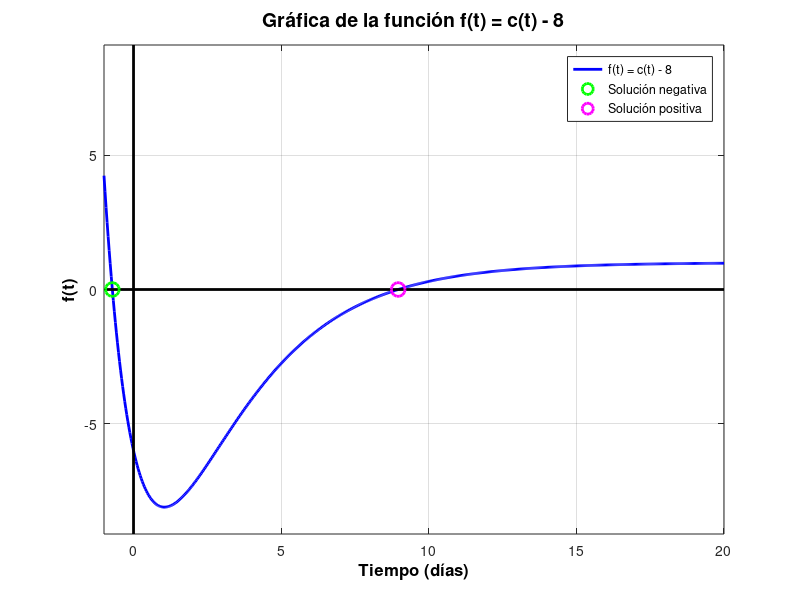

Source code (MATLAB):
% Parámetros dados
L0 = 30;    % mg/l
cs = 9;     % mg/l
c0 = 2;     % mg/l
Kd = 0.35;  % 1/día
Kr = 0.35;  % 1/día
Ka = 0.8;   % 1/día
% funcion f(t) = c(t) - 8
f = @(t) cs - (L0 * Kd) / (Ka - Kr) * (exp(-Kr * t) - exp(-Ka * t)) - (cs - c0) * exp(-Ka * t) - 8;
% Graficar la función f(t)
valores_t = linspace(-1, 20, 600); % Rango de tiempo
valores_f = arrayfun(f, valores_t);
figure;
h1 = plot(valores_t, valores_f, 'b-', 'LineWidth', 2);
hold on;
xlabel('Tiempo (días)', 'FontSize', 12, 'FontWeight', 'bold', 'Color', 'k');
ylabel('f(t)', 'FontSize', 12, 'FontWeight', 'bold', 'Color', 'k');
title('Gráfica de la función f(t) = c(t) - 8', 'FontSize', 14, 'FontWeight', 'bold', 'Color', 'k');
grid on;
xlim([-1, 20]); % Ajustar para incluir el rango de tiempo
ylim([-max(abs(valores_f)) - 1, max(abs(valores_f)) + 1]);
line([0 0], ylim, 'Color', 'k', 'LineWidth', 2); % Eje Y en el origen
line(xlim, [0 0], 'Color', 'k', 'LineWidth', 2); % Eje X en el origen
% Encontrar las soluciones numericas
estimaciones_iniciales_t = [-8, 10];  % Valores iniciales para encontrar ambas soluciones
soluciones_t = arrayfun(@(t_init) fsolve(f, t_init), estimaciones_iniciales_t);
% Graficar las soluciones en la gráfica
h3 = plot(soluciones_t(1), 0, 'go', 'MarkerSize', 10, 'LineWidth', 2);
h4 = plot(soluciones_t(2), 0, 'mo', 'MarkerSize', 10, 'LineWidth', 2);
legend([h1, h3, h4], 'f(t) = c(t) - 8', sprintf('Solución negativa'), sprintf('Solución positiva'), 'Location', 'northeast');
% Guardar la gráfica como archivo PNG
print('grafico.png', '-dpng');
fprintf('Las soluciones numéricas para t son: %.2f días (negativa) y %.2f días (positiva)\n', soluciones_t(1), soluciones_t(2));
% Evitar que la ventana del gráfico se cierre inmediatamente (particularmente útil en macOS)
waitforbuttonpress;
